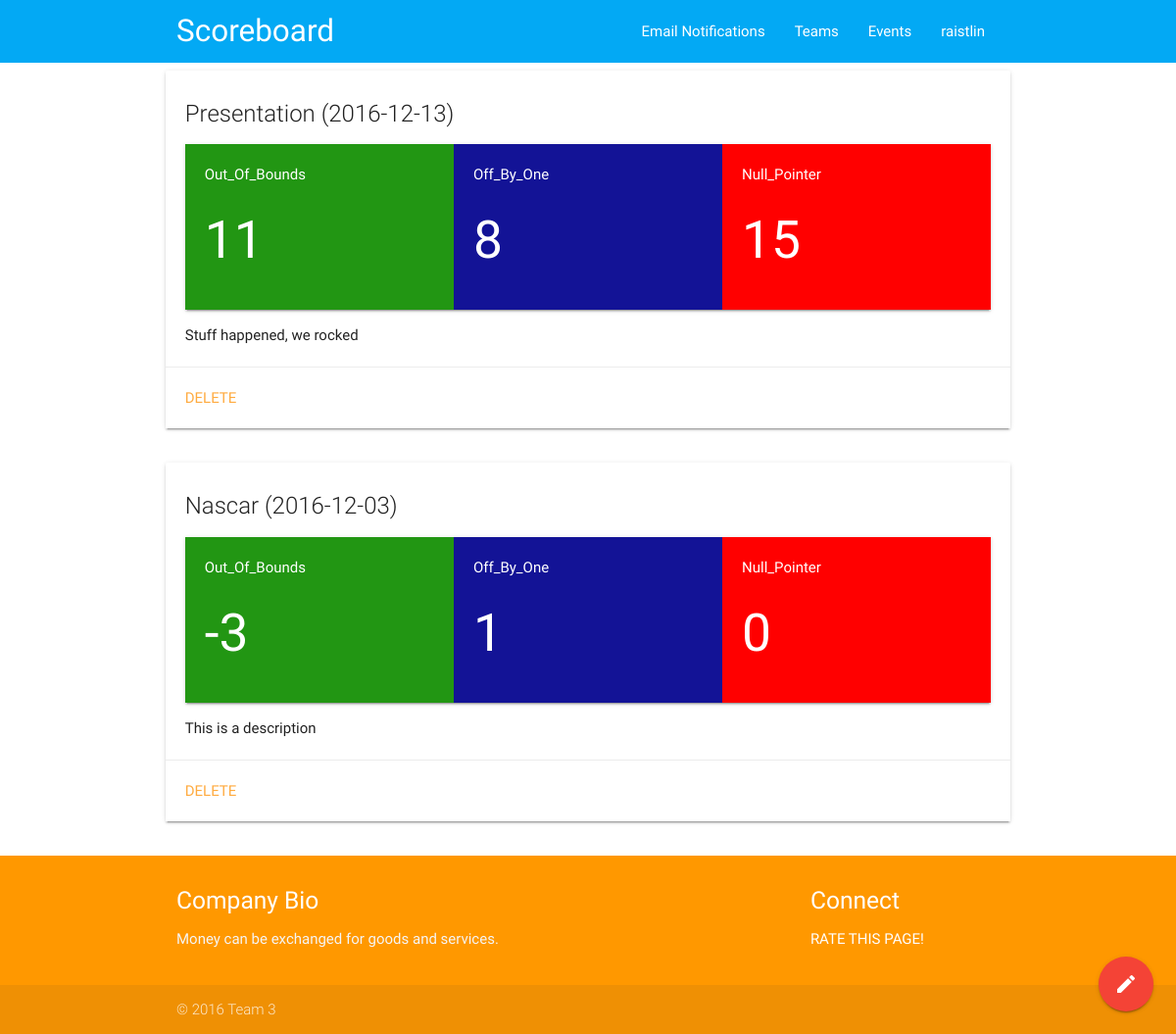
Screenshot of /events_page.php (signed in) with the database file from the repository.
### tables this page shows
CREATE TABLE `Points` (
  `ID` int(11) NOT NULL AUTO_INCREMENT,
  `Points` int(11) DEFAULT NULL,
  `EventID` int(11) NOT NULL,
  `TeamID` int(11) NOT NULL,
  PRIMARY KEY (`ID`),
  UNIQUE KEY `Event_&_Team_Unique` (`TeamID`,`EventID`),
  KEY `ID_idx` (`TeamID`),
  KEY `EventID_idx` (`EventID`),
  CONSTRAINT `EventID` FOREIGN KEY (`EventID`) REFERENCES `Events` (`ID`) ON DELETE CASCADE,
  CONSTRAINT `ID` FOREIGN KEY (`TeamID`) REFERENCES `Teams` (`ID`) ON DELETE NO ACTION ON UPDATE NO ACTION
);

CREATE TABLE `Events` (
  `ID` int(11) NOT NULL AUTO_INCREMENT,
  `Name` varchar(45) NOT NULL,
  `Date` date NOT NULL,
  `Description` varchar(140) NOT NULL,
  PRIMARY KEY (`ID`)
);

CREATE TABLE `Teams` (
  `ID` int(11) NOT NULL AUTO_INCREMENT,
  `Name` varchar(45) NOT NULL,
  `Logo` varchar(45) NOT NULL,
  `Color` varchar(10) NOT NULL,
  PRIMARY KEY (`ID`)
);

### Gateways/config.php (called while the page is built)
<?php
$credentials = array
(
	'db'       => 'mysql:host=webprog.cs.ship.edu;dbname=webprog27',
	'username' => 'webprog27',
	'password' => 'isulcads',
);
?>

### Gateways/ConnectionHandler.php (called while the page is built)
<?php
require_once 'config.php';
  class ConnectionHandler
  {
    private static $connection = null;
    public static function getConnection()
    {
        global $credentials;
        if(is_null(ConnectionHandler::$connection))
        {
          try
          {
            ConnectionHandler::$connection = new PDO($credentials['db'], $credentials['username'], $credentials['password']);
            ConnectionHandler::$connection->setAttribute(PDO::ATTR_ERRMODE, PDO::ERRMODE_EXCEPTION);
            ConnectionHandler::$connection->setAttribute(PDO::ATTR_EMULATE_PREPARES, false);
          } catch (PDOException $e) {
  					echo 'Connection failed: ' . $e->getMessage() . '<br/>';
  				}
        }
        return ConnectionHandler::$connection;
    }
  }
?>

### Gateways/EventsGateway.php (called while the page is built, shortened)
<?php
require_once 'ConnectionHandler.php';
    class EventsGateway
    {
      public static function getRecentEvents($limit)
      {
        $allEvents = null;
        try
        {
          $statement = ConnectionHandler::getConnection()->prepare("SELECT e.ID as id, e.Name as event_name, e.Date as event_date, e.Description as event_desc, t.Name as team_name, p.Points as points, t.Color as team_bg FROM Events e JOIN Points p ON p.EventID = e.ID JOIN Teams t ON p.TeamID = t.ID ORDER BY e.Date DESC, t.Name DESC LIMIT :limit");
          $statement->bindParam(':limit', $limit);
          $statement->execute();
          $allEvents = $statement->fetchAll();
        }
        catch(PDOException $e)
        {
          $successful = false;
        }
        return $allEvents;
      }
    }
?>

### modulesEventsThing.php (the view, shortened to what this page needs)
  <?php
    require_once 'Gateways/EventsGateway.php';
    $evg = new EventsGateway();
    $events = $evg->getRecentEvents(100);
    $current_id = -1;
    $first = true;
    foreach($events as $event) {
      $event_tn = $event['team_name'];
      $event_tp = $event['points'];
      $team_bg = $event['team_bg'];
      if($current_id != $event['id']) {
        if($first != true) {
        ?>
              </div>
              <p><?php echo $event_desc; ?></p>
            </div>
            <?php if($logged_in) { ?>
            <div class="card-action">
              <a href="event_delete.php?event_id=<?php echo $current_id;?>">Delete</a>
            </div>
            <?php } ?>
          </div>
        </div>
        <?php
        }
        $event_name = $event['event_name'];
        $event_date = $event['event_date'];
        $event_desc = $event['event_desc'];
        $current_id = $event['id'];
        $first = false;
        ?>
        <div class="row s12">
          <div class="card">
            <div class="card-content">
              <span class="card-title"><?php echo $event_name . " (" . $event_date . ")"; ?></span>
              <div class="card horizontal">
        <?php } ?>
              <div class="card-stacked" style="background-color: <?php echo $team_bg; ?>;">
                <div class="card-content white-text">
                  <p><?php echo $event_tn; ?></p>
                  <h2><?php echo $event_tp; ?></h2>
                </div>
              </div>
<?php } ?>
        </div>
        <p><?php echo $event_desc; ?></p>
    </div>
    <?php if($logged_in) { ?>
    <div class="card-action">
      <a href="event_delete.php?event_id=<?php echo $current_id;?>">Delete</a>
    </div>
    <?php } ?>
    </div>
</div>

### rows the page displays
points: EventID.Name "Presentation", EventID.Date "2016-12-13", TeamID.Name "Out_Of_Bounds", Points "11"
points: TeamID.Name "Off_By_One", Points "8"
points: TeamID.Name "Null_Pointer", Points "15"
points: EventID.Name "Nascar", EventID.Date "2016-12-03", TeamID.Name "Out_Of_Bounds", Points "-3"
events: Description "Stuff happened, we rocked"
points: TeamID.Name "Off_By_One", Points "1"
points: TeamID.Name "Null_Pointer", Points "0"
events: Description "This is a description"

### other values shown
$_SESSION['username'] "raistlin"
